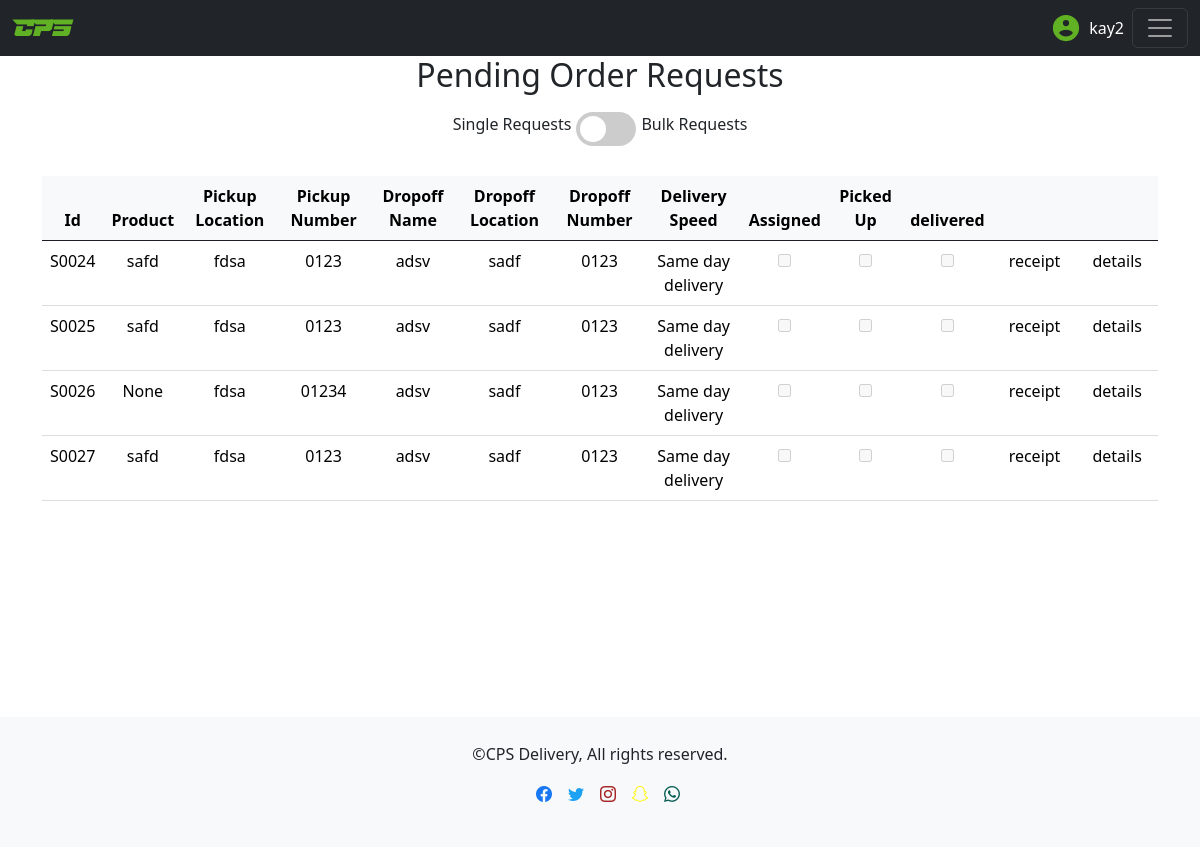
Screenshot of /pendingRequest/ (signed in) with the database file from the repository.
### delivery/models.py (models this page shows)
class DeliveryRequest(models.Model):
    class ProductChoices(models.TextChoices):
        FOOD = 'Food', 'Food'
        ITEM = 'item', 'item'
    class DeliveryLocations(models.TextChoices):
        KUMASI = 'Kumasi', 'Kumasi'
        ACCRA = 'Accra', 'Accra'
        SUNYANI = 'Sunyani', 'Sunyani'
        TAKORADI = 'Takoradi', 'Takoradi'
        KOFORIDUA = 'Koforidua', 'Koforidua'
        TECHIMAN = 'Techiman', 'Techiman'
        TAMALE = 'Tamale', 'Tamale'
    class PickupLocations(models.TextChoices):
        KUMASI = 'Kumasi', 'Kumasi'
    class DeliverySpeed(models.TextChoices):
        SAME = 'Same day delivery', 'Same day delivery'
        NEXT = 'Next day delivery', 'Next day delivery'
        EXPRESS = 'Express delivery', 'Express delivery'
    user = models.ForeignKey(User,on_delete=models.CASCADE,null=True,blank=True)
    unique_id = models.UUIDField(default=uuid.uuid4,editable=False,unique=True)
    orderQuantity = models.PositiveIntegerField()
    product = models.CharField(max_length=255,null=True,blank=True, choices=ProductChoices.choices,default=ProductChoices.ITEM)
    pickupNumber = models.PositiveIntegerField()
    deliveryPoint = models.CharField(max_length=10,choices=DeliveryLocations.choices,default=DeliveryLocations.KUMASI)
    dropoffLocation = models.CharField(max_length=255,null=True)
    dropoffNumber = models.PositiveIntegerField()
    dropoffName = models.CharField(max_length=255,null=True)
    pickupPoint = models.CharField(max_length=10, choices=PickupLocations.choices,default=PickupLocations.KUMASI)
    pickupLocation = models.CharField(max_length=255,null=True)
    deliverySpeed = models.CharField(max_length=17,choices=DeliverySpeed.choices,default=DeliverySpeed.SAME)
    additionalInfo = models.TextField(blank=True,null=True)
    delivered = models.BooleanField(default=False)
    assigned = models.BooleanField(default=False)
    enroute = models.BooleanField(default=False)
    pickedUp = models.BooleanField(default=False)
    date_created = models.DateTimeField(auto_now_add=True)
    rider = models.ForeignKey(Rider,on_delete=models.SET_DEFAULT,related_name='assignments',default=None,null=True,blank=True)
    restaurantOrder = models.OneToOneField(RestaurantOrder,default=None,null=True,blank=True,on_delete=models.CASCADE)
    deliveryFee = models.CharField(max_length=255,null=True,blank=True)
    date = models.CharField(max_length=255,default='sdfsadf',null=True)
    canceled = models.BooleanField(default=False)
    @property
    def id_curator(self):
        id_value = str(self.id)
        start = ''
        if len(id_value) < 4:
            for i in range(4-len(id_value)):
                start += '0'
            return 'S'+str(start+id_value)
        else:
            return 'S'+str(id_value)

### delivery/views.py (the view)
# urls.py: path('pendingRequest/',pendingRequest.as_view(),name='pendingRequests'),
class pendingRequest(LoginRequiredMixin,View):
    login_url = '/login/'
    def get(self,request):
        DeliveryRequests = DeliveryRequest.objects.filter(user=request.user,delivered=False)
        DeliveryRequestBulk = BulkDeliveryRequest.objects.filter(user=request.user,delivered=False)
        context={
            'DeliveryRequests':DeliveryRequests,
            'DeliveryRequestBulk':DeliveryRequestBulk,
        }
        return render(request,'pendingRequests.html',context)

### delivery/templates/pendingRequests.html (shortened to what this page needs)
<!DOCTYPE html>
<html lang="en">
<head>
    <link href="https://cdn.jsdelivr.net/npm/bootstrap@5.3.3/dist/css/bootstrap.min.css" rel="stylesheet"
>
    {% load static %}
    <link rel="stylesheet" href="{% static 'site/css/bootstrap-icons.min.css' %}">
</head>
<body>
    <nav class="navbar navbar-dark bg-dark">
        <div class="container-fluid">
            <a class="navbar-brand" href="#" id="CPS" style="color: #61b124;">CPS</a>
            <div style="display: flex; align-items: center; gap: 8px;">
                <span style="color:white;">{{request.user}}</span>
                <button class="navbar-toggler" type="button" data-bs-toggle="offcanvas"
                    data-bs-target="#offcanvasDarkNavbar" aria-controls="offcanvasDarkNavbar"
                    aria-label="Toggle navigation">
                    <span class="navbar-toggler-icon"></span>
                </button>
            </div>
        </div>
    </nav>
    <div class="container" style="display: flex; justify-content: center;">
        <h2>Pending Order Requests</h2>
    </div>
    <div class="container" style="display: flex; justify-content: center;">
        <div style="display: flex; justify-content: center; padding: 10px;">
            <span style="padding-right: 5px;">Single Requests</span>
            <label class="switch">
                <span class="slider round"></span>
            </label>
            <span style="padding-left: 5px;">Bulk Requests</span>
        </div>
    </div>
    <div class="container" id="single" style="display: block;">
        <div class="table-responsive">
            <table class="table">
                <thead class="table-light" style="text-align: center;">
                    <th>Id</th>
                    <th>Product</th>
                    <th>Pickup Location</th>
                    <th>Pickup Number</th>
                    <th>Dropoff Name</th>
                    <th>Dropoff Location</th>
                    <th>Dropoff Number</th>
                    <th>Delivery Speed</th>
                    <th>Assigned</th>
                    <th>Picked Up</th>
                    <th>delivered</th>
                    <th></th>
                    <th></th>
                </thead>
                <tbody class="table" style="text-align: center;">
                    {% for data in DeliveryRequests %}
                    <tr>
                        <td>{{data.id_curator}}</td>
                        <td>{{data.product}}</td>
                        <td>{{data.pickupLocation}}</td>
                        <td>0{{data.pickupNumber}}</td>
                        <td>{{data.dropoffName}}</td>
                        <td>{{data.dropoffLocation}}</td>
                        <td>0{{data.dropoffNumber}}</td>
                        <td>{{data.deliverySpeed}}</td>
                        <td>
                            {% if data.assigned == False %}
                            <input type="checkbox" name="assigned" disabled>
                            {% else %}
                            <input type="checkbox" name="assigned" checked>
                            {% endif %}
                        </td>
                        <td>
                            {% if data.pickedUp == False %}
                            <input type="checkbox" name="assigned" disabled>
                            {% else %}
                            <input type="checkbox" name="assigned" checked>
                            {% endif %}
                        </td>
                        <td>
                            {% if data.delivered == False %}
                            <input type="checkbox" name="assigned" disabled>
                            {% else %}
                            <input type="checkbox" name="assigned" checked>
                            {% endif %}
                        </td>
                        <td><a href="{% url 'receiptPage' data.unique_id %}">receipt</a></td>
                        <td><a href="{% url 'detailsPage' data.id %}">details</a></td>
                    </tr>
                    {% endfor %}
                </tbody>
            </table>
        </div>
    </div>
    <footer style="margin-top: 200px;">
        <p>©CPS Delivery, All rights reserved.</p>
        <ul class="list-unstyled d-flex justify-content-center">
            <li class="ms-3"><a class="link-dark"
                    href="https://www.facebook.com/profile.php?id=61574036997034&mibextid=LQQJ4d"><i style="color: #1877F2;"
                        class="bi bi-facebook"></i></a>
            </li>
            <li class="ms-3"><a class="link-dark" href="https://x.com/cpsdeliveries"><i style="color: #1DA1F2;"
                        class="bi bi-twitter"></i></a>
            </li>
            <li class="ms-3"><a class="link-dark" href="https://www.instagram.com/cps_deliveries" ><i
                        style="color: #a52424;" class="bi bi-instagram"></i></a>
            </li>
            <li class="ms-3"><a href="https://snapchat.com/t/RaUNGUz2"><i style="color: #FFFC00;"
                        class="bi bi-snapchat"></i></a></li>
            <li class="ms-3"><a href=" https://wa.me/+233534583364"><i class="bi bi-whatsapp"
                        style="color: #075E54;"></i></a></li>
        </ul>
    </footer>
</body>
</html>

### rows the page displays
DeliveryRequest: id_curator "S0024", product "safd", pickupLocation "fdsa", pickupNumber "123", dropoffName "adsv", dropoffLocation "sadf", dropoffNumber "123", deliverySpeed "Same day delivery"
DeliveryRequest: id_curator "S0025", product "safd", pickupLocation "fdsa", pickupNumber "123", dropoffName "adsv", dropoffLocation "sadf", dropoffNumber "123", deliverySpeed "Same day delivery"
DeliveryRequest: id_curator "S0026", product "None", pickupLocation "fdsa", pickupNumber "1234", dropoffName "adsv", dropoffLocation "sadf", dropoffNumber "123", deliverySpeed "Same day delivery"
DeliveryRequest: id_curator "S0027", product "safd", pickupLocation "fdsa", pickupNumber "123", dropoffName "adsv", dropoffLocation "sadf", dropoffNumber "123", deliverySpeed "Same day delivery"

### other values shown
{{ request.user }} "kay2"
